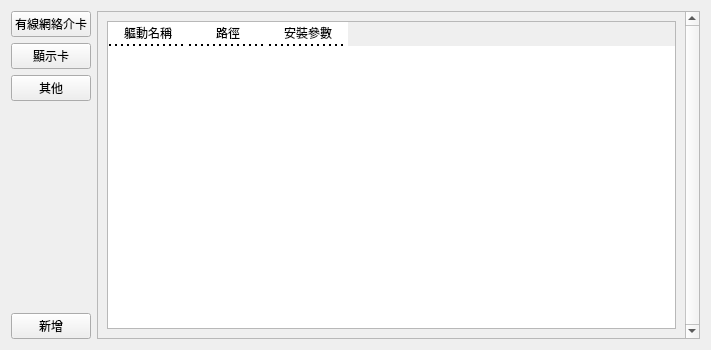
<?xml version="1.0" encoding="UTF-8"?>
<ui version="4.0">
 <class>DriverConfigViewer</class>
 <widget class="QWidget" name="DriverConfigViewer">
  <property name="geometry">
   <rect>
    <x>0</x>
    <y>0</y>
    <width>711</width>
    <height>350</height>
   </rect>
  </property>
  <property name="windowTitle">
   <string>軀動程式設定</string>
  </property>
  <property name="styleSheet">
   <string notr="true">font: 10pt &quot;Microsoft JhengHei&quot;;</string>
  </property>
  <layout class="QGridLayout" name="gridLayout">
   <item row="0" column="0">
    <layout class="QVBoxLayout" name="verticalLayout">
     <item>
      <widget class="QPushButton" name="lan_dri_btn">
       <property name="text">
        <string>有線網絡介卡</string>
       </property>
      </widget>
     </item>
     <item>
      <widget class="QPushButton" name="display_dri_btn">
       <property name="text">
        <string>顯示卡</string>
       </property>
      </widget>
     </item>
     <item>
      <widget class="QPushButton" name="misc_dri_btn">
       <property name="text">
        <string>其他</string>
       </property>
      </widget>
     </item>
     <item>
      <spacer name="verticalSpacer">
       <property name="orientation">
        <enum>Qt::Vertical</enum>
       </property>
       <property name="sizeHint" stdset="0">
        <size>
         <width>20</width>
         <height>40</height>
        </size>
       </property>
      </spacer>
     </item>
     <item>
      <layout class="QHBoxLayout" name="horizontalLayout">
       <item>
        <widget class="QPushButton" name="new_dri_btn">
         <property name="text">
          <string>新增</string>
         </property>
        </widget>
       </item>
      </layout>
     </item>
    </layout>
   </item>
   <item row="0" column="1">
    <widget class="QScrollArea" name="dri_info_scrollarea">
     <property name="font">
      <font>
       <family>Microsoft JhengHei</family>
       <pointsize>10</pointsize>
       <weight>50</weight>
       <italic>false</italic>
       <bold>false</bold>
      </font>
     </property>
     <property name="verticalScrollBarPolicy">
      <enum>Qt::ScrollBarAlwaysOn</enum>
     </property>
     <property name="horizontalScrollBarPolicy">
      <enum>Qt::ScrollBarAlwaysOff</enum>
     </property>
     <property name="widgetResizable">
      <bool>true</bool>
     </property>
     <widget class="QWidget" name="dri_info_sa_contents">
      <property name="geometry">
       <rect>
        <x>0</x>
        <y>0</y>
        <width>580</width>
        <height>330</height>
       </rect>
      </property>
      <layout class="QVBoxLayout" name="verticalLayout_2">
       <item>
        <widget class="QTableWidget" name="dri_cfg_table">
         <property name="focusPolicy">
          <enum>Qt::NoFocus</enum>
         </property>
         <property name="styleSheet">
          <string notr="true">QHeaderView::section {
	color: black;
	background-color:  rgb(255, 255, 255);
    border-width: 0px 0px 2px 0px;
    border-style: dotted;
}</string>
         </property>
         <property name="sizeAdjustPolicy">
          <enum>QAbstractScrollArea::AdjustIgnored</enum>
         </property>
         <property name="editTriggers">
          <set>QAbstractItemView::NoEditTriggers</set>
         </property>
         <property name="dragEnabled">
          <bool>false</bool>
         </property>
         <property name="dragDropOverwriteMode">
          <bool>false</bool>
         </property>
         <property name="dragDropMode">
          <enum>QAbstractItemView::InternalMove</enum>
         </property>
         <property name="defaultDropAction">
          <enum>Qt::IgnoreAction</enum>
         </property>
         <property name="selectionMode">
          <enum>QAbstractItemView::SingleSelection</enum>
         </property>
         <property name="selectionBehavior">
          <enum>QAbstractItemView::SelectRows</enum>
         </property>
         <property name="showGrid">
          <bool>true</bool>
         </property>
         <property name="gridStyle">
          <enum>Qt::SolidLine</enum>
         </property>
         <property name="sortingEnabled">
          <bool>false</bool>
         </property>
         <property name="cornerButtonEnabled">
          <bool>true</bool>
         </property>
         <attribute name="horizontalHeaderVisible">
          <bool>true</bool>
         </attribute>
         <attribute name="horizontalHeaderCascadingSectionResizes">
          <bool>false</bool>
         </attribute>
         <attribute name="horizontalHeaderMinimumSectionSize">
          <number>60</number>
         </attribute>
         <attribute name="horizontalHeaderDefaultSectionSize">
          <number>80</number>
         </attribute>
         <attribute name="horizontalHeaderStretchLastSection">
          <bool>false</bool>
         </attribute>
         <attribute name="verticalHeaderVisible">
          <bool>false</bool>
         </attribute>
         <column>
          <property name="text">
           <string>軀動名稱</string>
          </property>
         </column>
         <column>
          <property name="text">
           <string>路徑</string>
          </property>
         </column>
         <column>
          <property name="text">
           <string>安裝參數</string>
          </property>
         </column>
        </widget>
       </item>
      </layout>
     </widget>
    </widget>
   </item>
  </layout>
 </widget>
 <resources/>
 <connections/>
</ui>
